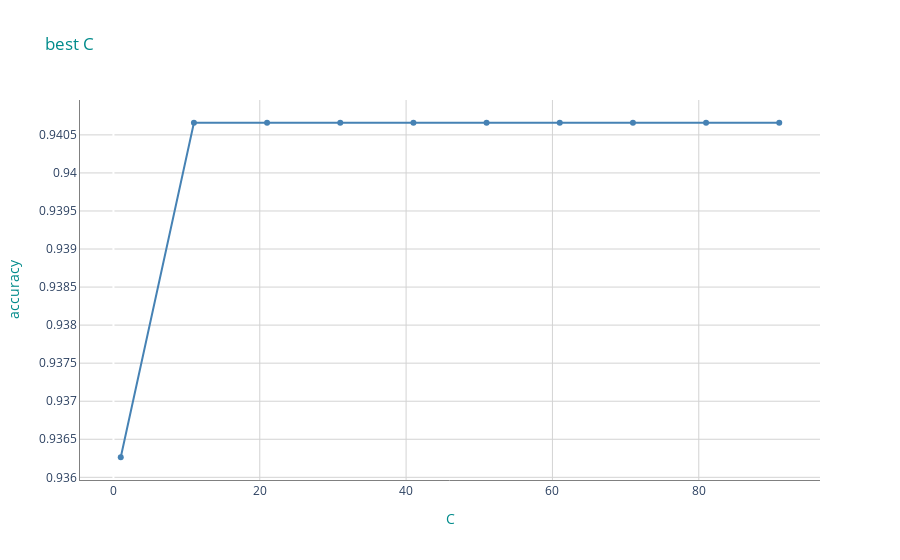

The code cell stored with this chart in its notebook:
### Code cell
fig=go.Figure()
fig.add_trace(go.Scatter(x=r,y=a,marker_color='steelblue'))
fig.update_layout(title=dict(text='best C',font_color='darkcyan') ,plot_bgcolor='white',
                 xaxis=dict(title='C',title_font={'color':'darkcyan'}),
                 yaxis=dict(title='accuracy',title_font={'color':'darkcyan'}))
fig.update_xaxes(gridcolor='lightgrey',linecolor='grey')
fig.update_yaxes(gridcolor='lightgrey',linecolor='grey')
fig.show()

### Figure 1 — Plotly figure (JSON) as saved in the notebook; plotly's stock layout.template omitted (floating-point values rounded to 4 significant figures)
{"data": [{"marker": {"color": "steelblue"}, "type": "scatter", "x": [1, 11, 21, 31, 41, 51, 61, 71, 81, 91], "y": [0.9363, 0.9407, 0.9407, 0.9407, 0.9407, 0.9407, 0.9407, 0.9407, 0.9407, 0.9407]}], "layout": {"plot_bgcolor": "white", "title": {"font": {"color": "darkcyan"}, "text": "best C"}, "xaxis": {"gridcolor": "lightgrey", "linecolor": "grey", "title": {"font": {"color": "darkcyan"}, "text": "C"}}, "yaxis": {"gridcolor": "lightgrey", "linecolor": "grey", "title": {"font": {"color": "darkcyan"}, "text": "accuracy"}}}}
